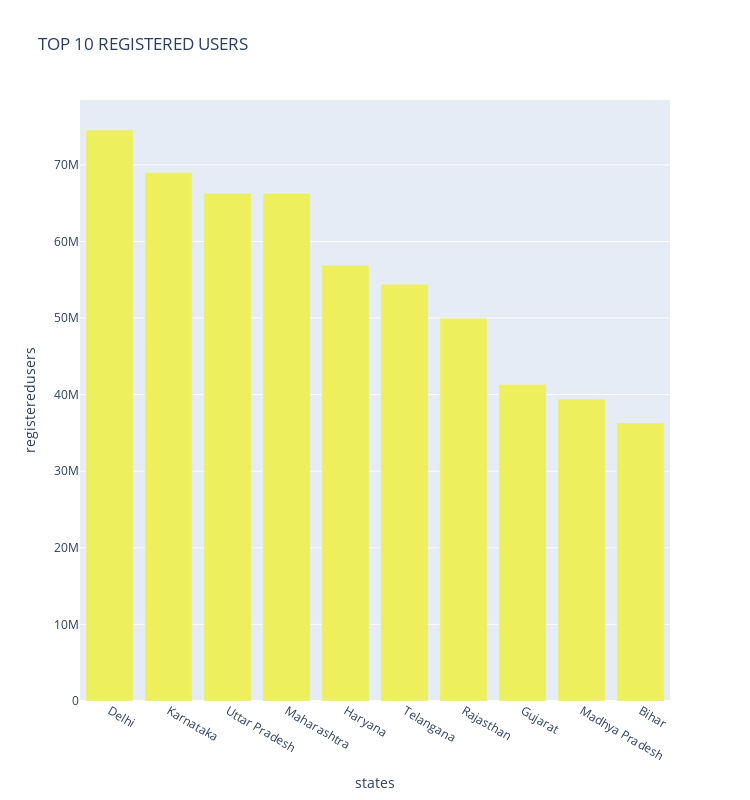
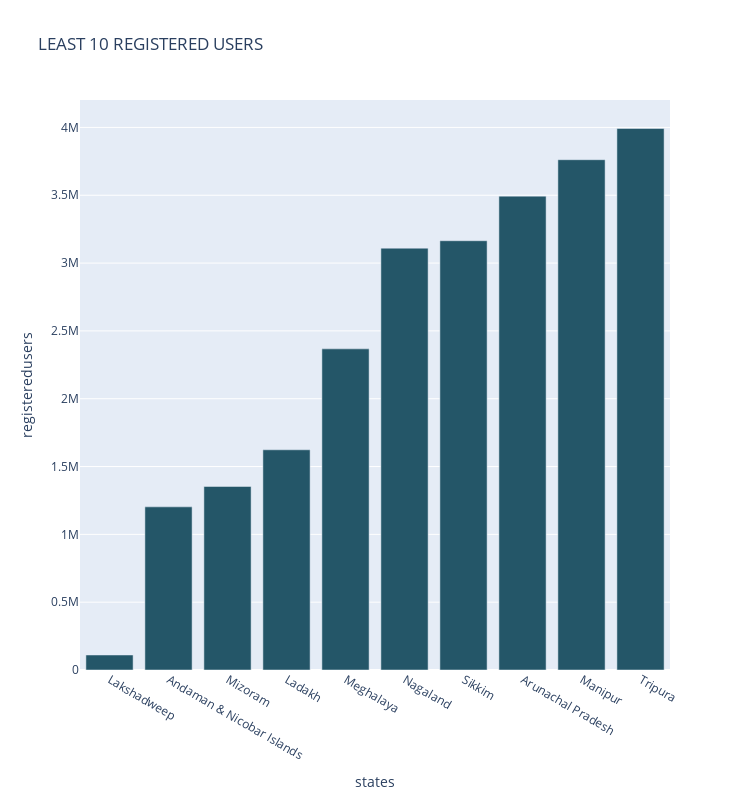
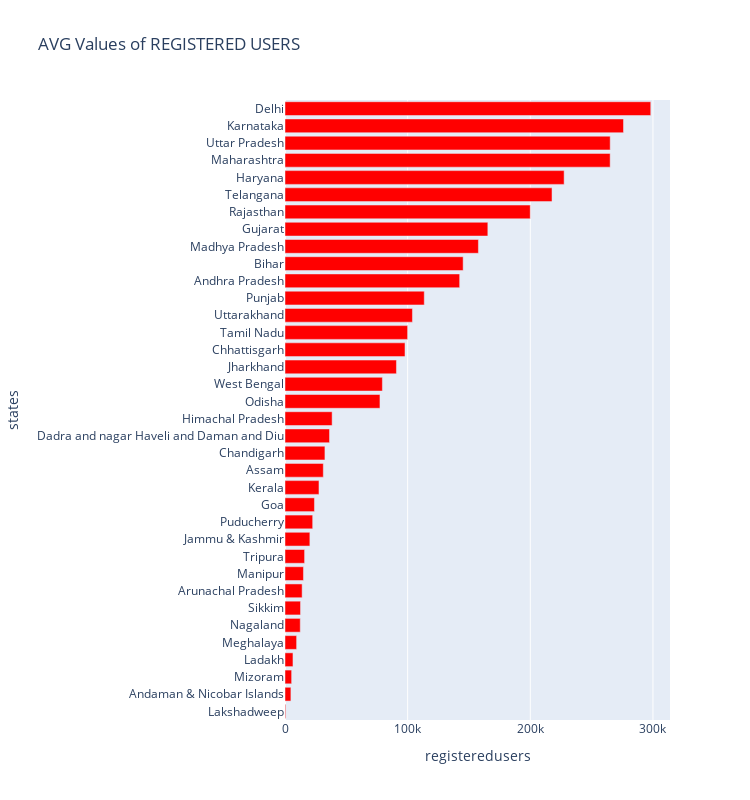

The notebook cell these images were saved under, in order:
### Code cell
Top_Chart_Register_User("top_user")

### Figure 1 — Plotly figure (JSON) as saved in the notebook; plotly's stock layout.template omitted (floating-point values rounded to 4 significant figures)
{"data": [{"alignmentgroup": "True", "hovertemplate": "states=%{x}<br>registeredusers=%{y}<extra></extra>", "legendgroup": "", "marker": {"color": "rgb(237, 239, 93)", "pattern": {"shape": ""}}, "name": "", "offsetgroup": "", "orientation": "v", "showlegend": false, "textposition": "auto", "type": "bar", "x": ["Delhi", "Karnataka", "Uttar Pradesh", "Maharashtra", "Haryana", "Telangana", "Rajasthan", "Gujarat", "Madhya Pradesh", "Bihar"], "xaxis": "x", "y": [74549553, 68997193, 66284341, 66276247, 56895855, 54427101, 49988246, 41343785, 39421753, 36312419], "yaxis": "y"}], "layout": {"barmode": "relative", "height": 800, "legend": {"tracegroupgap": 0}, "title": {"text": "TOP 10 REGISTERED USERS"}, "width": 750, "xaxis": {"anchor": "y", "domain": [0, 1], "title": {"text": "states"}}, "yaxis": {"anchor": "x", "domain": [0, 1], "title": {"text": "registeredusers"}}}}

### Figure 2 — Plotly figure (JSON) as saved in the notebook; plotly's stock layout.template omitted (floating-point values rounded to 4 significant figures)
{"data": [{"alignmentgroup": "True", "hovertemplate": "states=%{x}<br>registeredusers=%{y}<extra></extra>", "legendgroup": "", "marker": {"color": "rgb(36, 86, 104)", "pattern": {"shape": ""}}, "name": "", "offsetgroup": "", "orientation": "v", "showlegend": false, "textposition": "auto", "type": "bar", "x": ["Lakshadweep", "Andaman & Nicobar Islands", "Mizoram", "Ladakh", "Meghalaya", "Nagaland", "Sikkim", "Arunachal Pradesh", "Manipur", "Tripura"], "xaxis": "x", "y": [110638, 1202786, 1353252, 1623504, 2367507, 3109878, 3164797, 3493503, 3762056, 3992142], "yaxis": "y"}], "layout": {"barmode": "relative", "height": 800, "legend": {"tracegroupgap": 0}, "title": {"text": "LEAST 10 REGISTERED USERS"}, "width": 750, "xaxis": {"anchor": "y", "domain": [0, 1], "title": {"text": "states"}}, "yaxis": {"anchor": "x", "domain": [0, 1], "title": {"text": "registeredusers"}}}}

### Figure 3 — Plotly figure (JSON) as saved in the notebook; plotly's stock layout.template omitted (floating-point values rounded to 4 significant figures)
{"data": [{"alignmentgroup": "True", "hovertemplate": "registeredusers=%{x}<br>states=%{y}<extra></extra>", "legendgroup": "", "marker": {"color": "rgb(255,0,0)", "pattern": {"shape": ""}}, "name": "", "offsetgroup": "", "orientation": "h", "showlegend": false, "textposition": "auto", "type": "bar", "x": [553.2, 4811.0, 5413.0, 6494.0, 9470.0, 12440.0, 12660.0, 13970.0, 15050.0, 15970.0, 20280.0, 22570.0, 24020.0, 27710.0, 31240.0, 32560.0, 36300.0, 38430.0, 77420.0, 79400.0, 90870.0, 97850.0, 99980.0, 103900.0, 113500.0, 142400.0, 145200.0, 157700.0, 165400.0, 200000.0, 217700.0, 227600.0, 265100.0, 265100.0, 276000.0, 298200.0], "xaxis": "x", "y": ["Lakshadweep", "Andaman & Nicobar Islands", "Mizoram", "Ladakh", "Meghalaya", "Nagaland", "Sikkim", "Arunachal Pradesh", "Manipur", "Tripura", "Jammu & Kashmir", "Puducherry", "Goa", "Kerala", "Assam", "Chandigarh", "Dadra and nagar Haveli and Daman and Diu", "Himachal Pradesh", "Odisha", "West Bengal", "Jharkhand", "Chhattisgarh", "Tamil Nadu", "Uttarakhand", "Punjab", "Andhra Pradesh", "Bihar", "Madhya Pradesh", "Gujarat", "Rajasthan", "Telangana", "Haryana", "Maharashtra", "Uttar Pradesh", "Karnataka", "Delhi"], "yaxis": "y"}], "layout": {"barmode": "relative", "height": 800, "legend": {"tracegroupgap": 0}, "title": {"text": "AVG Values of REGISTERED USERS"}, "width": 750, "xaxis": {"anchor": "y", "domain": [0, 1], "title": {"text": "registeredusers"}}, "yaxis": {"anchor": "x", "domain": [0, 1], "title": {"text": "states"}}}}
